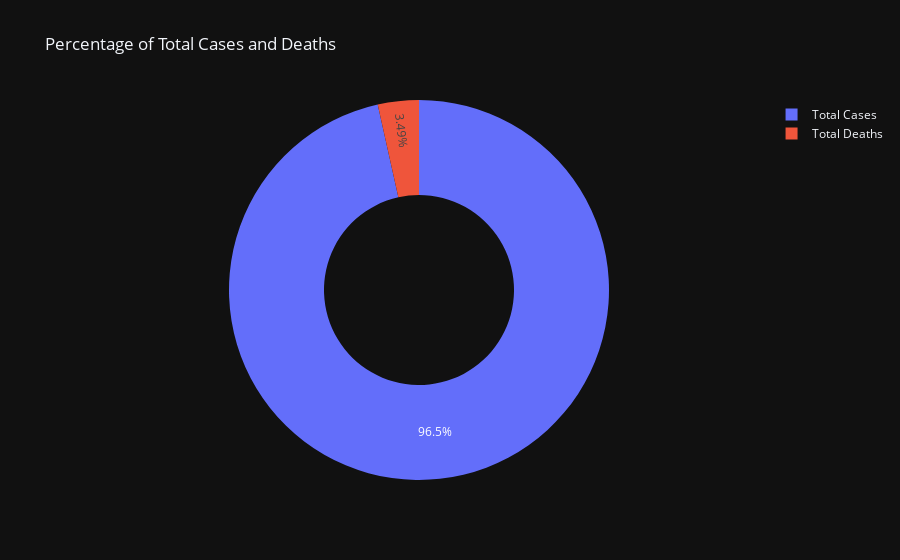

The code cell stored with this chart in its notebook:
### Markdown cell above
## Процент от общего числа случаев и смертей

### Code cell
cases = data["Total Cases"].sum()
deceased = data["Total Deaths"].sum()

labels = ["Total Cases", "Total Deaths"]
values = [cases, deceased]

fig = px.pie(data, values=values, names=labels,
             title='Percentage of Total Cases and Deaths', hole=0.5)
fig.show()

### Figure 1 — Plotly figure (JSON) as saved in the notebook; plotly's stock layout.template omitted (floating-point values rounded to 4 significant figures)
{"data": [{"domain": {"x": [0.0, 1.0], "y": [0.0, 1.0]}, "hole": 0.5, "hovertemplate": "label=%{label}<br>value=%{value}<extra></extra>", "labels": ["Total Cases", "Total Deaths"], "legendgroup": "", "name": "", "showlegend": true, "values": [2118000000.0, 76570000.0], "type": "pie"}], "layout": {"legend": {"tracegroupgap": 0}, "title": {"text": "Percentage of Total Cases and Deaths"}}}
